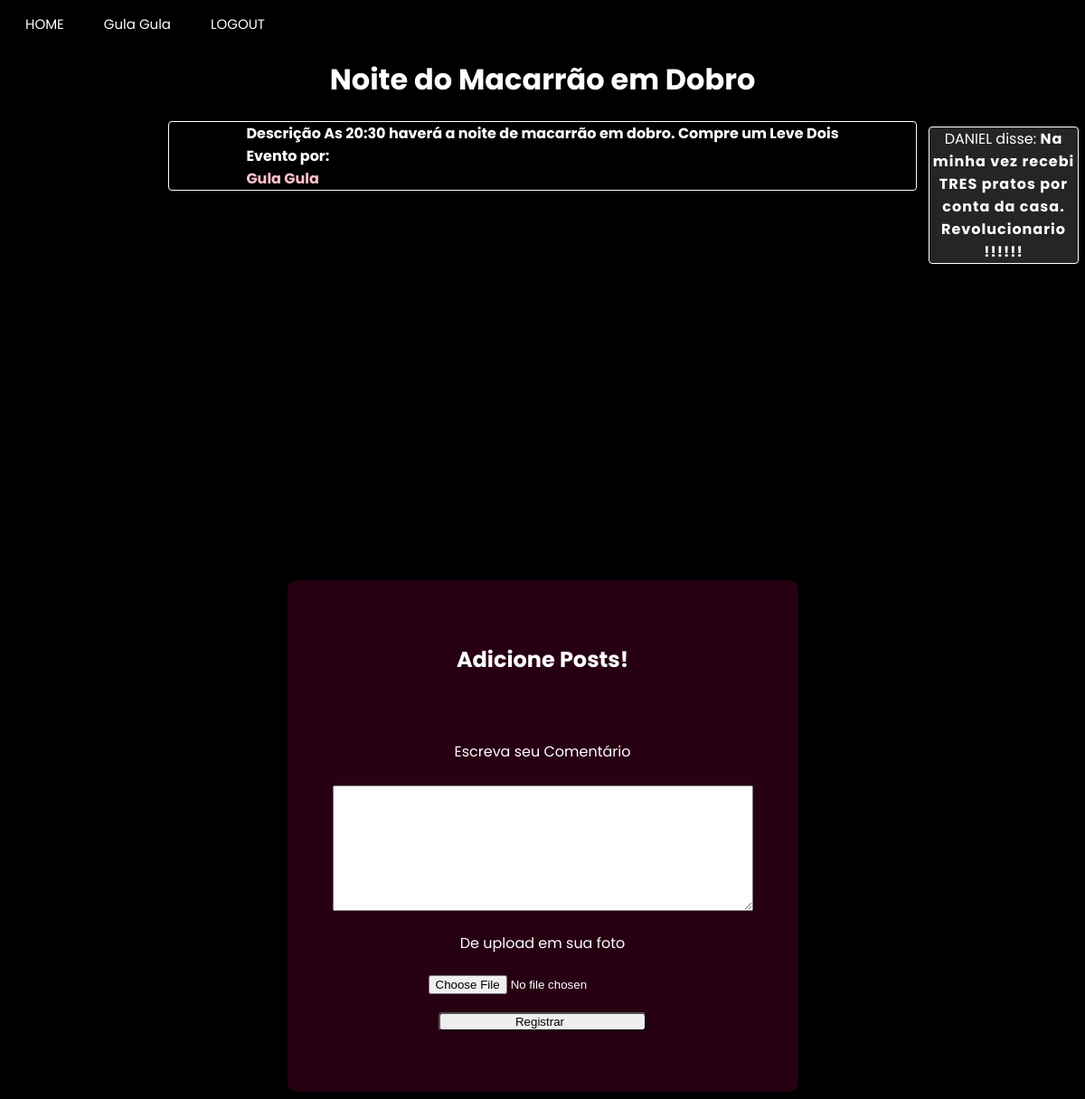
Page /event_page/Noite do Macarrão em Dobro (signed in) on the earlier database version.
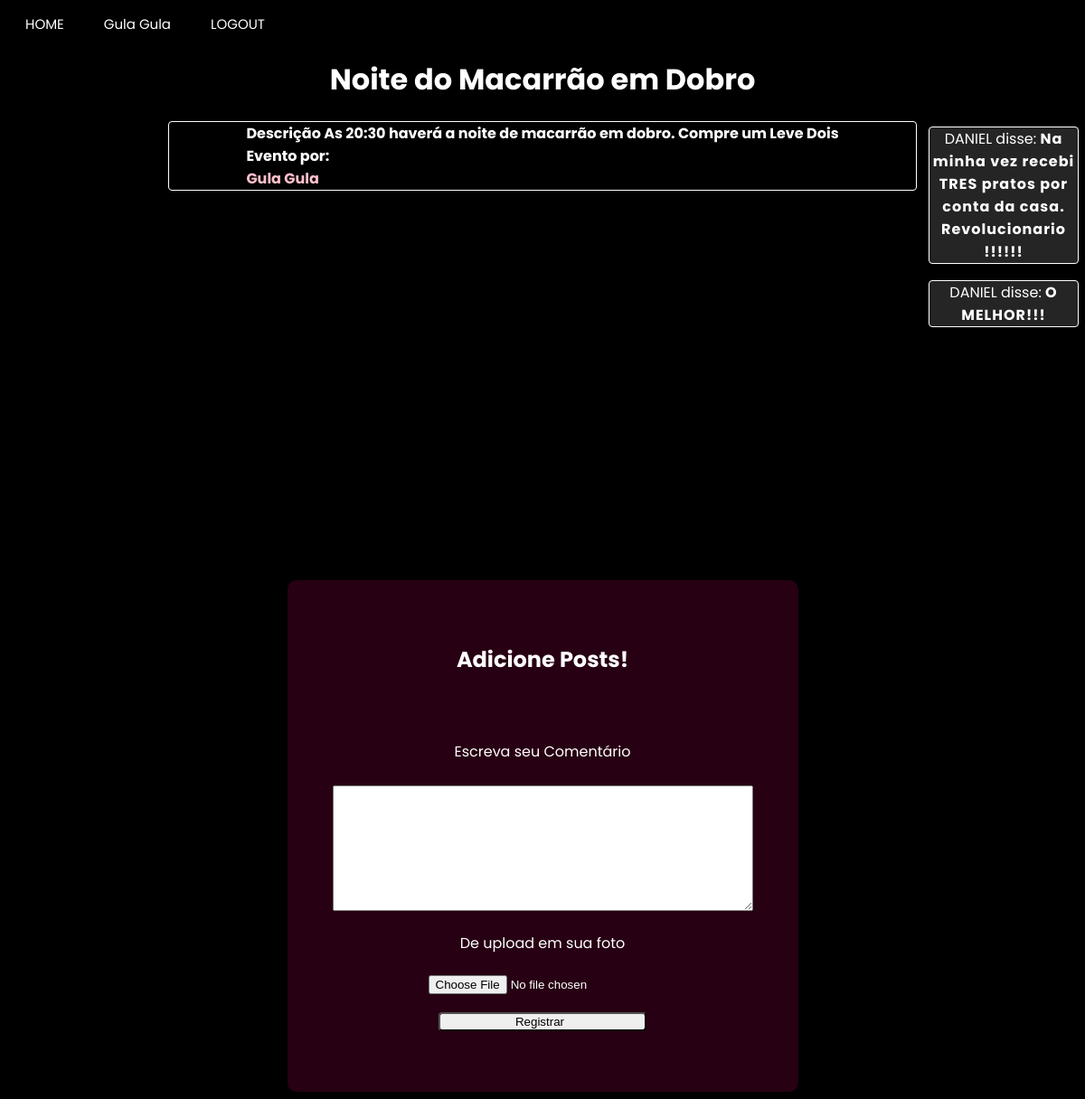
Same page on the later database version.
### app/model.py (models this page shows, shortened)
class empresa(UserMixin, db.Model):
    __tablename__ = "empresa"
    id = db.Column(db.Integer,primary_key=True)
    enterprise_name = db.Column(db.String(64), index=True, unique=True)
    email = db.Column(db.String(120), index=True, unique=True)
    password_hash = db.Column(db.String(120))
    city = db.Column(db.String(120))
    latitude = db.Column(db.Float)
    longitude = db.Column(db.Float)
    district = db.Column(db.String(50))
    street = db.Column(db.String(120))
    posts = db.relationship("Post", backref="enterprise")

class Event(db.Model):
    id = db.Column(db.Integer, primary_key=True)
    body = db.Column(db.String(200))
    image = db.Column(db.String(200))
    timestamp = db.Column(db.Integer, index=True)
    empresa_id = db.Column(db.Integer)
    name = db.Column(db.String(200))
    latitude = db.Column(db.Float)
    longitude = db.Column(db.Float)
    event_type = db.Column(db.String(8))
    rank = db.Column(db.Float)
    avaliations = db.Column(db.Integer)
    age_groups = db.Column(db.String)

class usuario(UserMixin, db.Model):
    __tablename__ = "usuario"
    id = db.Column(db.Integer, primary_key=True)
    username = db.Column(db.String(64), index=True, unique=True)
    email = db.Column(db.String(120), index=True, unique=True)
    password_hash = db.Column(db.String(120))
    city = db.Column(db.String(120))
    district = db.Column(db.String(50))
    age = db.Column(db.Integer)

class Post(db.Model):
    id = db.Column(db.Integer, primary_key=True)
    body = db.Column(db.String(140))
    image = db.Column(db.String(200))
    timestamp = db.Column(db.Integer, index=True)
    empresa_id = db.Column(db.Integer, db.ForeignKey('empresa.id'))
    author_id = db.Column(db.Integer())
    event_id = db.Column(db.Integer())
    rank = db.Column(db.Integer())

### app/routes.py (the view, shortened to what this page needs)
@app.route("/event_page/<name>", methods=["POST", "GET"])
@login_required
def event_page(name):
    form = Comments()
    eventoo = Event.query.filter_by(name=name).first()
    return render_template('event_page.html', title=name, css_file="event_page.css",user=current_user, usuario=usuario, enterprise=empresa, posts=Post.query.filter_by(event_id=eventoo.id), form=form, body=eventoo.body, id  =eventoo.empresa_id )

### app/forms.py
class Comments(FlaskForm):
    files = FileField("De upload em sua foto")
    evaluation = TextAreaField("",validators=[DataRequired("Dê sua avaliação")])
    text = TextAreaField("Escreva seu Comentário", validators=[DataRequired("Escreva seu comentário!")])
    submit = SubmitField("Registrar")

### app/model.py (called while the page is built)
@login.user_loader
def load_user(id):
    if usuario.query.get(int(id)):
        load = usuario.query.get(int(id))
    else:
        load = empresa.query.get(int(id))
    return load

### app/templates/event_page.html (shortened to what this page needs)
{% extends "base.html" %}
{% block content %}
<h1>{{title}}</h1>
<h3>
  Descrição {{ body }}
  <br>
  Evento por: <a href={{url_for("enterprise_page_specific", name = enterprise.query.filter_by(id=id).first().enterprise_name)}}> {{enterprise.query.filter_by(id=id).first().enterprise_name}}</a>
</h3>
<div id="map"></div>
<div class="alignment">
<section class="container">
  {% if current_user.username %}
  <h1>Envie-nos seu feedback</h1><br><br>
  <form class="rating" novalidate>
    <label>
      <input type="radio" name="stars" value="1" />
      <span class="icon">★</span>
    </label>
    <label>
      <input type="radio" name="stars" value="2" />
      <span class="icon">★</span>
      <span class="icon">★</span>
    </label>
    <label>
      <input type="radio" name="stars" value="3" />
      <span class="icon">★</span>
      <span class="icon">★</span>
      <span class="icon">★</span>
    </label>
    <label>
      <input type="radio" name="stars" value="4" />
      <span class="icon">★</span>
      <span class="icon">★</span>
      <span class="icon">★</span>
      <span class="icon">★</span>
    </label>
    <label>
      <input type="radio" name="stars" value="5" />
      <span class="icon">★</span>
      <span class="icon">★</span>
      <span class="icon">★</span>
      <span class="icon">★</span>
      <span class="icon">★</span>
    </label>
  </form>
  {% else %}
  <h1>Adicione Posts!</h1><br><br>
  {% endif %}
      <form action="{{url_for('event_page', name = title)}}", method='POST', novalidate, enctype=multipart/form-data>
          <div class="inputs">
            <p>
                {{ form.text.label }}<br><br>
                {{ form.text(size=32) }}<br>
            </p>
            <p>
                {{ form.files.label }}<br>
                {{ form.files(size=32) }}<br>
            </p>
        </div>
        <p>{{ form.submit() }}</p>
      </form>
    </section>
</div>
<aside class="aside">
  {% for post in posts%}
  {% if usuario.query.filter_by(id = post.author_id).first().username %}
  <div><p>{{ usuario.query.filter_by(id = post.author_id).first().username }} disse: <b>{{ post.body }}</b></p></div>
  {% endif %}
  {% endfor %}
</aside>
{% endblock %}

### app/templates/base.html (shortened to what this page needs)
<!DOCTYPE html>
<html>
    <head>
        {% if css_file%}
            <link rel="stylesheet" type="text/css" href="{{ url_for('static', filename=css_file) }}">
        {% else %}
            <link rel="stylesheet" type="text/css" href="{{ url_for('static', filename='user_page.css') }}">
        {% endif %}
    </head>
    <body>
        <header class="menu">
            <a id="main_page" href="{{ url_for('main_page') }}" class="button">HOME</a>
            {% if user.is_authenticated %}
            {% if user.username %}
            <a id="user_page" href="{{ url_for('user_page')}}"class="button">{{user.username}}</a>
            {% else %}
            <a id="enterprise_page" href="{{ url_for('enterprise_page_specific', name=user.enterprise_name)}}"class="button">{{user.enterprise_name}}</a>
            {% endif%}
            <a id="logout" href="{{ url_for('logout') }}" class="button">LOGOUT</a>
            {% else %}
            <a id="enterprise_register_page" href="{{ url_for('enterprise_register_page') }}" class="button">SEJA UM ANUNCIANTE</a>
            <a id="user_register_page" href="{{ url_for('user_register_page') }}" class="button">REGISTRO</a>
            <a id="login_page" href="{{ url_for('login_page') }}" class="button">LOGIN</a>
            {% endif %}
        </header>
        {% block content %}{% endblock %}
    </body>
</html>

### app/static/event_page.css (style rules this page uses)
body { background: black; background-image: url("https://www.pixel4k.com/wp-content/uploads/2021/05/abstract-waving-4k_1620165379-1536x960.jpg"); background-repeat: no-repeat; background-size: cover; }
p { color:white; }
h1 { color:white; font-family: "Poppins"; display: grid; align-items: center; justify-content: center; }
h3 { color:white; font-family: Poppins; display: grid; align-items: center; justify-content: center; }
#map { height: 400px; width: 70%; border-radius: 8px; margin: auto; }
.alignment { display: grid; align-items: center; justify-content: center; }
section.container { background-color: rgba(87, 02, 43, 0.45); border-radius: 10px; align-items: center; justify-content: center; padding: 20px; }
.inputs input { outline: none; }
.inputs { margin: auto; text-align: center; }
.inputs input::placeholder { color: rgba(13, 0, 26, 0.8); }
form input[type=submit] { border-radius: 4px; padding-left: 0px; width: 230px; transition: all 0.3s ease; }
h3 { border: white solid 1px; border-radius: 4px; margin-left: 15%; margin-right: 15%; background-color: rgba(0,0,0, 0.5); font-size: 16px; }
.alignment p { text-align: center; }
section.container { padding: 50px; justify-content: center; margin-top: 15px; }
p b { font-family: "Poppins", sans-serif; letter-spacing: 1px; }
p { font-family: "Poppins", sans-serif; }
textarea#text { margin: 0px; height: 133px; width: 459px; }
input#files { margin-top: 5%; }
h3 a { text-decoration: none; color: pink; }
.aside { background-color: none; font-family: "Poppins", sans-serif; top: 10%; right: 0; position: fixed; height: 100%; width: 180px; border-radius: 5px; align-items: center; }
.aside p { background-color: rgba(184, 184, 184, 0.2); text-align: center; border: white solid 1px; border-radius: 4px; margin: 7px; margin-top: 10%; font-size: 100%; }
.aside b { letter-spacing: 1px; }

### app/static/base.css (style rules this page uses)
header.menu { align-items: left; justify-content: start; }
a.button { border: none; color: white; padding: 5px 20px; text-align: center; text-decoration: none; display: inline-block; font-family:'Poppins'; font-size: 15px; }
.menu { margin-top: 10px; }

Differences in the rows shown:
added Post: {{ usuario.query.filter_by(id = post.author_id).first().username }} "DANIEL", body "O MELHOR!!!"
